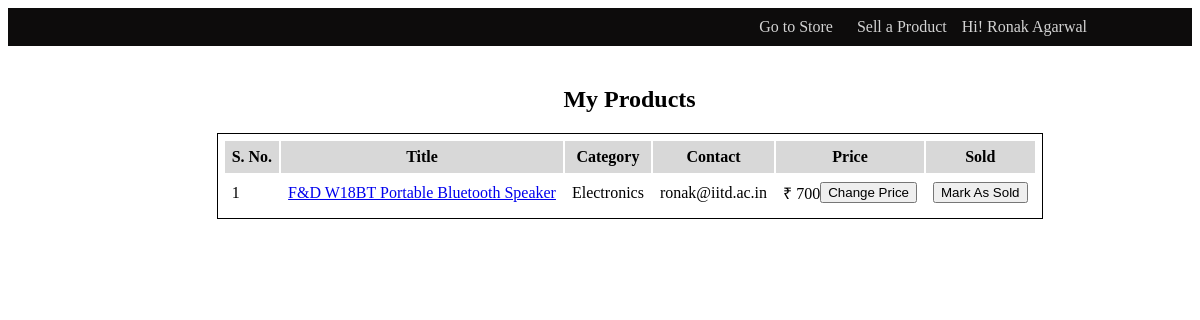
The page /dashboard (signed in) on the database as committed earlier.
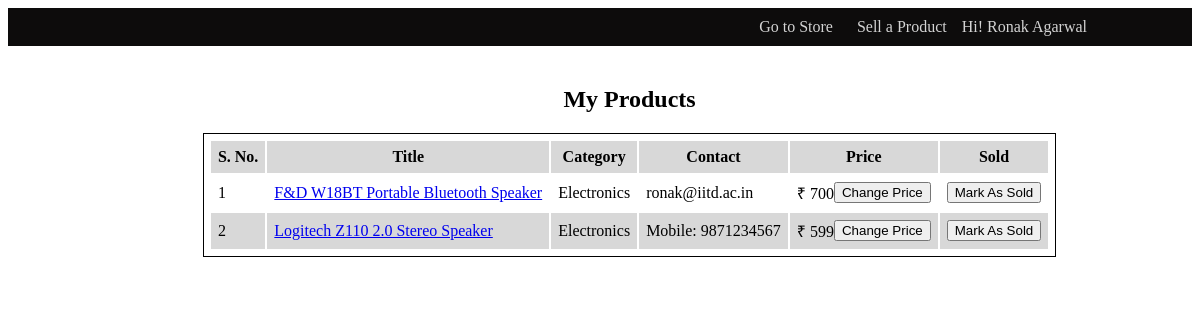
The same page on the database as committed later.
### tables this page shows
CREATE TABLE `products` (
  `id` int(10) unsigned NOT NULL AUTO_INCREMENT,
  `name` varchar(255) NOT NULL,
  `description` varchar(255) NOT NULL,
  `contact` varchar(255) NOT NULL,
  `image` varchar(255) NOT NULL,
  `price` int(10) unsigned NOT NULL,
  `category_id` int(10) unsigned NOT NULL,
  `user_id` int(10) unsigned NOT NULL,
  `datetime` datetime NOT NULL,
  `sold` char(1) NOT NULL DEFAULT 'n',
  PRIMARY KEY (`id`),
  KEY `user_id` (`user_id`),
  KEY `category_id` (`category_id`),
  CONSTRAINT `products_ibfk_1` FOREIGN KEY (`category_id`) REFERENCES `categories` (`id`) ON UPDATE CASCADE,
  CONSTRAINT `products_ibfk_2` FOREIGN KEY (`user_id`) REFERENCES `users` (`id`) ON UPDATE CASCADE
);

CREATE TABLE `categories` (
  `id` int(2) unsigned NOT NULL AUTO_INCREMENT,
  `name` varchar(255) NOT NULL,
  PRIMARY KEY (`id`),
  UNIQUE KEY `name` (`name`)
);

### models/db.php (called while the page is built, shortened)
<?php
    function get_products_by($option, $id)
    {
        $dbh = $GLOBALS["dbh"];
        if ($option === 1)
        {
            $stmt = $dbh->prepare("SELECT products.*, categories.name AS category, colleges.name AS college FROM products
            INNER JOIN categories ON products.category_id = categories.id INNER JOIN colleges ON colleges.id
            IN (SELECT college_id FROM users WHERE users.id = products.user_id)
            WHERE products.category_id = :id && products.sold = 'n' ORDER BY datetime DESC");
        }
        else if ($option === 3)
        {
            $stmt = $dbh->prepare("SELECT products.*, categories.name AS category FROM products INNER JOIN categories
            ON products.category_id = categories.id WHERE products.user_id = :id ORDER BY sold");
        }
        $stmt->bindParam(":id", $id);
        $stmt->execute();
        $products = $stmt->fetchAll(PDO::FETCH_ASSOC);
        return $products;
    }
?>

### controllers/dashboard.php (called while the page is built)
<?php
	$products = get_products_by(3, $_SESSION["id"]);
	render("dashboard_view", ["title" => "Dashboard", "products" => $products]);
?>

### public/index.php (called while the page is built, shortened)
<?php
    if (isset($_GET["url"]))
        $url = $_GET["url"];
    else
        $url = "store";
    require("../controllers/".$url.".php");
?>

### includes/helpers.php (called while the page is built, shortened)
<?php
    function render ($view, $values = [])
    {
        extract($values);
        require(__DIR__."/../views/header.php");
        require(__DIR__."/../views/".$view.".php");
        require(__DIR__."/../views/footer.php");
        exit;
    }
?>

### views/dashboard_view.php (the view, shortened to what this page needs)
<?php
    if (count($products) === 0)
    {
?>
        <center><h1>You are yet to upload any product for selling.</h1></center>
<?php
    }
    else
    {
?>
        <center><h2>My Products</h2></center>
        <table id="user-products">
            <tr>
                <th>S. No.</th>
                <th>Title</th>
                <th>Category</th>
                <th>Contact</th>
                <th>Price</th>
                <th>Sold</th>
            </tr>
            <?php
                $n = 1;
                foreach ($products as $product)
                {
            ?>
                    <tr>
                        <td><?= $n ?></td>
                        <td><a href="product?id=<?= $product["id"] ?>"><?= $product["name"] ?></a></td>
                        <td><?= $product["category"] ?></td>
                        <td><?= $product["contact"] ?></td>
                        <td>
                            <?php
                                if (intval($product["price"]) === 0)
                                {
                                    echo "On Donation";
                                }
                                else
                                {
                            ?>
                                <span class="symbol">&#8377;</span> <span class="price-display"><?= $product["price"] ?></span>
                            <?php
                                }
                            ?>
                            <button class="modal-btn" value="<?= $product["id"] ?>">Change Price</button>
                        </td>
                        <td>
                            <span>
                                <?php
                                    if ($product["sold"] === 'n')
                                    {
                                ?>
                                        <button class="sold-btn" value="<?= $product["id"] ?>">Mark As Sold</button>
                                <?php
                                    }
                                    else
                                    {
                                        echo "Yes";
                                    }
                                ?>
                            </span>
                        </td>
                    </tr>
            <?php
                    $n++;
                }
            ?>
        </table>
<?php
    }
?>

Rows that differ between the two databases and show on the page:
added products: name "Logitech Z110 2.0 Stereo Speaker", category.name "Electronics", contact "Mobile: 9871234567", price "599", $product["id"] 8 (drawn)
